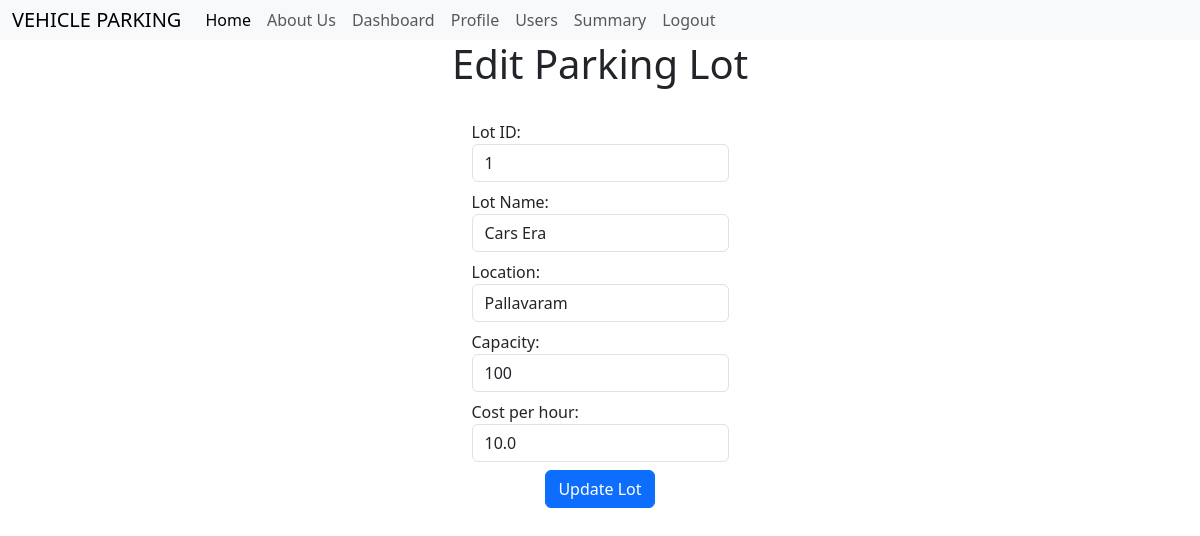
/admin/1/edit (signed in), run on the app's committed database.
### models.py (models this page shows)
class ParkingLot (db.Model):
     __tablename__ = 'parking_lot'
     lot_id = db.Column(db.String(250),primary_key=True)
     lot_name = db.Column(db.String(250), nullable=False)
     location = db.Column(db.String(250), nullable=False)
     capacity = db.Column(db.Integer, nullable=False)
     per_hour_cost = db.Column(db.Float, nullable=False)

### routes.py (the view)
@app.route('/admin/<string:lot_id>/edit')
@admin_required
def edit_lot(lot_id):
    user=Users.query.get(session['user_id'])
    if not user.is_admin:
        flash("You're not authorised to view this page")
        return redirect(url_for('index'))
    lot = ParkingLot.query.get(lot_id)
    if not lot:
        flash("Parking Lot not found.")
        return redirect(url_for('admin'))
    return render_template('lot/edit_lot.html', user=user,lot=lot)

### routes.py (called while the page is built)
def admin_required(func):
    @wraps(func)
    def inner(*args,**kwargs):
        if 'user_id' not in session:
            flash('Please login to continue')
            return redirect(url_for('index'))
        user=Users.query.get(session['user_id'])
        if not user.is_admin:
            flash('You are not authorised to view this page')
            return redirect('index.html')
        return func(*args,**kwargs)
    return inner

@app.context_processor
def inject_user():
    if 'user_id' in session:
        user = Users.query.filter_by(user_id=session['user_id']).first()
        return dict(user=user)
    return dict(user=None)

### templates/lot/edit_lot.html (shortened to what this page needs)
{% extends 'layout.html' %}
{% block content %}
    <h1>Edit Parking Lot</h1>
    <form class="form" method="post">
        <label for="lot_id" class="form-label">Lot ID:
            <input type="text" name="lot_id" id="lot_id" class="form-control" value="{{ lot.lot_id }}" readonly/>
        </label>
        <label for="lot_name" class="form-label">Lot Name:
            <input type="text" name="lot_name" id="lot_name" class="form-control" value="{{ lot.lot_name }}" required/>
        </label>
        <label for="location" class="form-label">Location:
            <input type="text" name="location" id="location" class="form-control" value="{{ lot.location }}" required/>
        </label>
        <label for="capacity" class="form-label">Capacity:
            <input type="number" name="capacity" id="capacity" class="form-control" value="{{ lot.capacity }}" min="1" required/>
        </label>
        <label for="per_hour_cost" class="form-label">Cost per hour:
            <input type="float" name="per_hour_cost" id="per_hour_cost" class="form-control" value="{{ lot.per_hour_cost }}" min="1" required/>
        </label>
        <input type="submit" value="Update Lot" class="btn btn-primary"/>
    </form>
{% endblock %}

### templates/layout.html (style rules this page uses)
body { margin: 0; padding: 0; }

### templates/lot/edit_lot.html (style rules this page uses)
h1 { text-align: center; }
.form { margin-top: 32px; display: flex; flex-direction: column; align-items: center; }

### data on the page
ParkingLot: lot_id "1", lot_name "Cars Era", location "Pallavaram", capacity "100", per_hour_cost "10.0"
